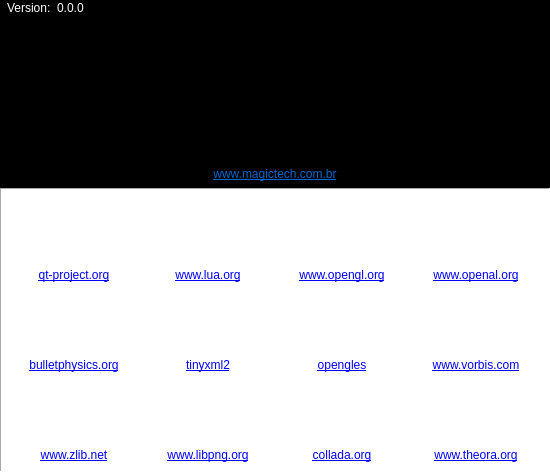
<?xml version="1.0" encoding="UTF-8"?>
<ui version="4.0">
 <class>SplashScreen</class>
 <widget class="QDialog" name="SplashScreen">
  <property name="geometry">
   <rect>
    <x>0</x>
    <y>0</y>
    <width>550</width>
    <height>472</height>
   </rect>
  </property>
  <property name="windowTitle">
   <string>Magic3D</string>
  </property>
  <layout class="QVBoxLayout" name="verticalLayout">
   <property name="spacing">
    <number>0</number>
   </property>
   <property name="leftMargin">
    <number>0</number>
   </property>
   <property name="topMargin">
    <number>0</number>
   </property>
   <property name="rightMargin">
    <number>0</number>
   </property>
   <property name="bottomMargin">
    <number>0</number>
   </property>
   <item>
    <widget class="QFrame" name="frame">
     <property name="styleSheet">
      <string notr="true">background-color: rgb(0, 0, 0);</string>
     </property>
     <property name="frameShape">
      <enum>QFrame::Panel</enum>
     </property>
     <property name="frameShadow">
      <enum>QFrame::Raised</enum>
     </property>
     <layout class="QGridLayout" name="gridLayout_2">
      <property name="leftMargin">
       <number>0</number>
      </property>
      <property name="topMargin">
       <number>0</number>
      </property>
      <property name="rightMargin">
       <number>0</number>
      </property>
      <property name="bottomMargin">
       <number>6</number>
      </property>
      <item row="3" column="0">
       <widget class="QLabel" name="label">
        <property name="sizePolicy">
         <sizepolicy hsizetype="Expanding" vsizetype="Expanding">
          <horstretch>0</horstretch>
          <verstretch>0</verstretch>
         </sizepolicy>
        </property>
        <property name="pixmap">
         <pixmap resource="MagicGameEditor.qrc">:/MagicGameEditor/Logos/magic3d.png</pixmap>
        </property>
        <property name="alignment">
         <set>Qt::AlignCenter</set>
        </property>
        <property name="openExternalLinks">
         <bool>true</bool>
        </property>
       </widget>
      </item>
      <item row="0" column="0">
       <layout class="QHBoxLayout" name="horizontalLayout">
        <property name="leftMargin">
         <number>6</number>
        </property>
        <item>
         <widget class="QLabel" name="label_27">
          <property name="sizePolicy">
           <sizepolicy hsizetype="Maximum" vsizetype="Preferred">
            <horstretch>0</horstretch>
            <verstretch>0</verstretch>
           </sizepolicy>
          </property>
          <property name="styleSheet">
           <string notr="true">color: rgb(255, 255, 255);</string>
          </property>
          <property name="text">
           <string>Version:</string>
          </property>
         </widget>
        </item>
        <item>
         <widget class="QLabel" name="lblVersion">
          <property name="styleSheet">
           <string notr="true">color: rgb(255, 255, 255);</string>
          </property>
          <property name="text">
           <string>0.0.0</string>
          </property>
         </widget>
        </item>
       </layout>
      </item>
      <item row="4" column="0">
       <widget class="QLabel" name="label_2">
        <property name="text">
         <string>&lt;a href=&quot;http://www.magictech.com.br&quot; style=&quot;color:rgb(0,102,204)&quot;&gt;www.magictech.com.br&lt;/a&gt;</string>
        </property>
        <property name="alignment">
         <set>Qt::AlignCenter</set>
        </property>
        <property name="openExternalLinks">
         <bool>true</bool>
        </property>
       </widget>
      </item>
     </layout>
    </widget>
   </item>
   <item>
    <widget class="QFrame" name="frame_2">
     <property name="styleSheet">
      <string notr="true">background-color: rgb(255, 255, 255);</string>
     </property>
     <property name="frameShape">
      <enum>QFrame::Panel</enum>
     </property>
     <property name="frameShadow">
      <enum>QFrame::Sunken</enum>
     </property>
     <layout class="QGridLayout" name="gridLayout">
      <item row="1" column="3">
       <widget class="QLabel" name="label_6">
        <property name="text">
         <string>&lt;a href=&quot;http://www.openal.org&quot;&gt;www.openal.org&lt;/a&gt;</string>
        </property>
        <property name="alignment">
         <set>Qt::AlignCenter</set>
        </property>
        <property name="openExternalLinks">
         <bool>true</bool>
        </property>
       </widget>
      </item>
      <item row="1" column="2">
       <widget class="QLabel" name="label_5">
        <property name="text">
         <string>&lt;a href=&quot;http://www.opengl.org&quot;&gt;www.opengl.org&lt;/a&gt;</string>
        </property>
        <property name="alignment">
         <set>Qt::AlignCenter</set>
        </property>
        <property name="openExternalLinks">
         <bool>true</bool>
        </property>
       </widget>
      </item>
      <item row="3" column="0">
       <widget class="QLabel" name="label_11">
        <property name="text">
         <string>&lt;a href=&quot;http://bulletphysics.org&quot;&gt;bulletphysics.org&lt;/a&gt;</string>
        </property>
        <property name="alignment">
         <set>Qt::AlignCenter</set>
        </property>
        <property name="openExternalLinks">
         <bool>true</bool>
        </property>
       </widget>
      </item>
      <item row="3" column="1">
       <widget class="QLabel" name="label_12">
        <property name="text">
         <string>&lt;a href=&quot;https://github.com/leethomason/tinyxml2&quot;&gt;tinyxml2&lt;/a&gt;</string>
        </property>
        <property name="alignment">
         <set>Qt::AlignCenter</set>
        </property>
        <property name="openExternalLinks">
         <bool>true</bool>
        </property>
       </widget>
      </item>
      <item row="0" column="0">
       <widget class="QLabel" name="label_15">
        <property name="minimumSize">
         <size>
          <width>128</width>
          <height>64</height>
         </size>
        </property>
        <property name="text">
         <string/>
        </property>
        <property name="pixmap">
         <pixmap resource="MagicGameEditor.qrc">:/MagicGameEditor/Logos/qt.png</pixmap>
        </property>
        <property name="scaledContents">
         <bool>false</bool>
        </property>
        <property name="alignment">
         <set>Qt::AlignCenter</set>
        </property>
       </widget>
      </item>
      <item row="2" column="2">
       <widget class="QLabel" name="label_9">
        <property name="minimumSize">
         <size>
          <width>128</width>
          <height>64</height>
         </size>
        </property>
        <property name="text">
         <string/>
        </property>
        <property name="pixmap">
         <pixmap resource="MagicGameEditor.qrc">:/MagicGameEditor/Logos/opengles.png</pixmap>
        </property>
        <property name="alignment">
         <set>Qt::AlignCenter</set>
        </property>
       </widget>
      </item>
      <item row="0" column="1">
       <widget class="QLabel" name="label_16">
        <property name="minimumSize">
         <size>
          <width>128</width>
          <height>64</height>
         </size>
        </property>
        <property name="text">
         <string/>
        </property>
        <property name="pixmap">
         <pixmap resource="MagicGameEditor.qrc">:/MagicGameEditor/Logos/lua.png</pixmap>
        </property>
        <property name="alignment">
         <set>Qt::AlignCenter</set>
        </property>
       </widget>
      </item>
      <item row="2" column="0">
       <widget class="QLabel" name="label_7">
        <property name="minimumSize">
         <size>
          <width>128</width>
          <height>64</height>
         </size>
        </property>
        <property name="text">
         <string/>
        </property>
        <property name="pixmap">
         <pixmap resource="MagicGameEditor.qrc">:/MagicGameEditor/Logos/bullet.png</pixmap>
        </property>
        <property name="alignment">
         <set>Qt::AlignCenter</set>
        </property>
       </widget>
      </item>
      <item row="2" column="1">
       <widget class="QLabel" name="label_8">
        <property name="minimumSize">
         <size>
          <width>128</width>
          <height>64</height>
         </size>
        </property>
        <property name="text">
         <string/>
        </property>
        <property name="pixmap">
         <pixmap resource="MagicGameEditor.qrc">:/MagicGameEditor/Logos/tinyxml2.png</pixmap>
        </property>
        <property name="alignment">
         <set>Qt::AlignCenter</set>
        </property>
       </widget>
      </item>
      <item row="1" column="1">
       <widget class="QLabel" name="label_4">
        <property name="text">
         <string>&lt;a href=&quot;http://www.lua.org&quot;&gt;www.lua.org&lt;/a&gt;</string>
        </property>
        <property name="alignment">
         <set>Qt::AlignCenter</set>
        </property>
        <property name="openExternalLinks">
         <bool>true</bool>
        </property>
       </widget>
      </item>
      <item row="1" column="0">
       <widget class="QLabel" name="label_3">
        <property name="text">
         <string>&lt;a href=&quot;http://qt-project.org&quot;&gt;qt-project.org&lt;/a&gt;</string>
        </property>
        <property name="alignment">
         <set>Qt::AlignCenter</set>
        </property>
        <property name="openExternalLinks">
         <bool>true</bool>
        </property>
       </widget>
      </item>
      <item row="3" column="2">
       <widget class="QLabel" name="label_13">
        <property name="text">
         <string>&lt;a href=&quot;http://www.khronos.org/opengles/&quot;&gt;opengles&lt;/a&gt;</string>
        </property>
        <property name="alignment">
         <set>Qt::AlignCenter</set>
        </property>
        <property name="openExternalLinks">
         <bool>true</bool>
        </property>
       </widget>
      </item>
      <item row="3" column="3">
       <widget class="QLabel" name="label_14">
        <property name="text">
         <string>&lt;a href=&quot;http://www.vorbis.com&quot;&gt;www.vorbis.com&lt;/a&gt;</string>
        </property>
        <property name="alignment">
         <set>Qt::AlignCenter</set>
        </property>
        <property name="openExternalLinks">
         <bool>true</bool>
        </property>
       </widget>
      </item>
      <item row="0" column="2">
       <widget class="QLabel" name="label_17">
        <property name="minimumSize">
         <size>
          <width>128</width>
          <height>64</height>
         </size>
        </property>
        <property name="text">
         <string/>
        </property>
        <property name="pixmap">
         <pixmap resource="MagicGameEditor.qrc">:/MagicGameEditor/Logos/opengl.png</pixmap>
        </property>
        <property name="alignment">
         <set>Qt::AlignCenter</set>
        </property>
       </widget>
      </item>
      <item row="2" column="3">
       <widget class="QLabel" name="label_10">
        <property name="minimumSize">
         <size>
          <width>128</width>
          <height>64</height>
         </size>
        </property>
        <property name="text">
         <string/>
        </property>
        <property name="pixmap">
         <pixmap resource="MagicGameEditor.qrc">:/MagicGameEditor/Logos/vorbis.png</pixmap>
        </property>
        <property name="alignment">
         <set>Qt::AlignCenter</set>
        </property>
       </widget>
      </item>
      <item row="4" column="2">
       <widget class="QLabel" name="label_19">
        <property name="minimumSize">
         <size>
          <width>128</width>
          <height>64</height>
         </size>
        </property>
        <property name="text">
         <string/>
        </property>
        <property name="pixmap">
         <pixmap resource="MagicGameEditor.qrc">:/MagicGameEditor/Logos/collada.png</pixmap>
        </property>
        <property name="alignment">
         <set>Qt::AlignCenter</set>
        </property>
       </widget>
      </item>
      <item row="0" column="3">
       <widget class="QLabel" name="label_18">
        <property name="minimumSize">
         <size>
          <width>128</width>
          <height>64</height>
         </size>
        </property>
        <property name="text">
         <string/>
        </property>
        <property name="pixmap">
         <pixmap resource="MagicGameEditor.qrc">:/MagicGameEditor/Logos/openal.png</pixmap>
        </property>
        <property name="alignment">
         <set>Qt::AlignCenter</set>
        </property>
       </widget>
      </item>
      <item row="5" column="2">
       <widget class="QLabel" name="label_20">
        <property name="text">
         <string>&lt;a href=&quot;https://collada.org&quot;&gt;collada.org&lt;/a&gt;</string>
        </property>
        <property name="alignment">
         <set>Qt::AlignCenter</set>
        </property>
        <property name="openExternalLinks">
         <bool>true</bool>
        </property>
       </widget>
      </item>
      <item row="4" column="0">
       <widget class="QLabel" name="label_21">
        <property name="minimumSize">
         <size>
          <width>128</width>
          <height>64</height>
         </size>
        </property>
        <property name="text">
         <string/>
        </property>
        <property name="pixmap">
         <pixmap resource="MagicGameEditor.qrc">:/MagicGameEditor/Logos/zlib.png</pixmap>
        </property>
        <property name="alignment">
         <set>Qt::AlignCenter</set>
        </property>
       </widget>
      </item>
      <item row="5" column="0">
       <widget class="QLabel" name="label_22">
        <property name="text">
         <string>&lt;a href=&quot;http://www.zlib.net&quot;&gt;www.zlib.net&lt;/a&gt;</string>
        </property>
        <property name="alignment">
         <set>Qt::AlignCenter</set>
        </property>
        <property name="openExternalLinks">
         <bool>true</bool>
        </property>
       </widget>
      </item>
      <item row="4" column="1">
       <widget class="QLabel" name="label_23">
        <property name="minimumSize">
         <size>
          <width>128</width>
          <height>64</height>
         </size>
        </property>
        <property name="text">
         <string/>
        </property>
        <property name="pixmap">
         <pixmap resource="MagicGameEditor.qrc">:/MagicGameEditor/Logos/pngbar.png</pixmap>
        </property>
        <property name="alignment">
         <set>Qt::AlignCenter</set>
        </property>
       </widget>
      </item>
      <item row="5" column="1">
       <widget class="QLabel" name="label_24">
        <property name="text">
         <string>&lt;a href=&quot;http://www.libpng.org&quot;&gt;www.libpng.org&lt;/a&gt;</string>
        </property>
        <property name="alignment">
         <set>Qt::AlignCenter</set>
        </property>
        <property name="openExternalLinks">
         <bool>true</bool>
        </property>
       </widget>
      </item>
      <item row="4" column="3">
       <widget class="QLabel" name="label_25">
        <property name="minimumSize">
         <size>
          <width>128</width>
          <height>64</height>
         </size>
        </property>
        <property name="text">
         <string/>
        </property>
        <property name="pixmap">
         <pixmap resource="MagicGameEditor.qrc">:/MagicGameEditor/Logos/theora.png</pixmap>
        </property>
        <property name="alignment">
         <set>Qt::AlignCenter</set>
        </property>
       </widget>
      </item>
      <item row="5" column="3">
       <widget class="QLabel" name="label_26">
        <property name="text">
         <string>&lt;a href=&quot;http://www.theora.org&quot;&gt;www.theora.org&lt;/a&gt;</string>
        </property>
        <property name="alignment">
         <set>Qt::AlignCenter</set>
        </property>
        <property name="openExternalLinks">
         <bool>true</bool>
        </property>
       </widget>
      </item>
     </layout>
    </widget>
   </item>
  </layout>
 </widget>
 <resources>
  <include location="MagicGameEditor.qrc"/>
 </resources>
 <connections/>
</ui>
